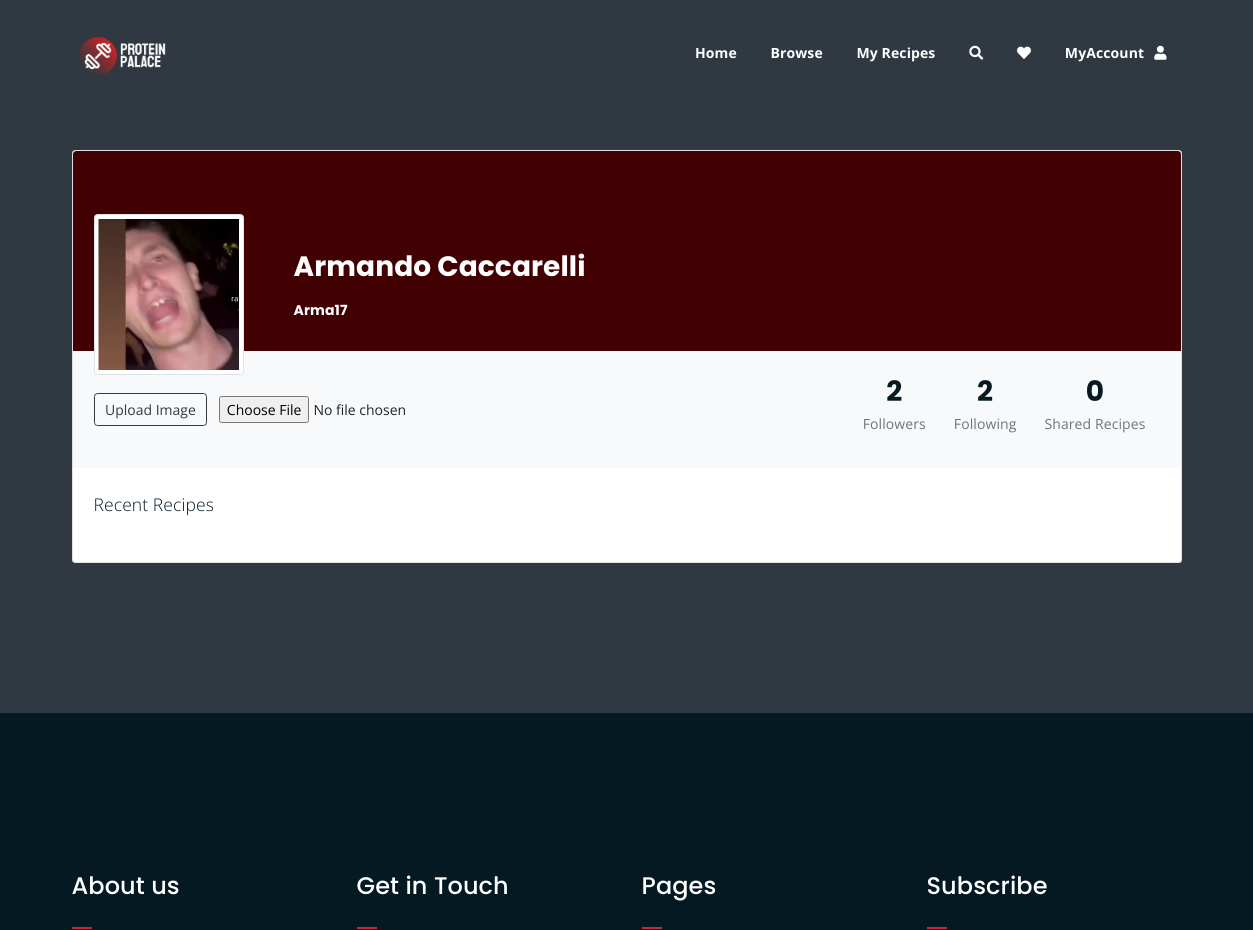
Page /profile/Arma17/ (signed in, upper part) on the earlier database version.
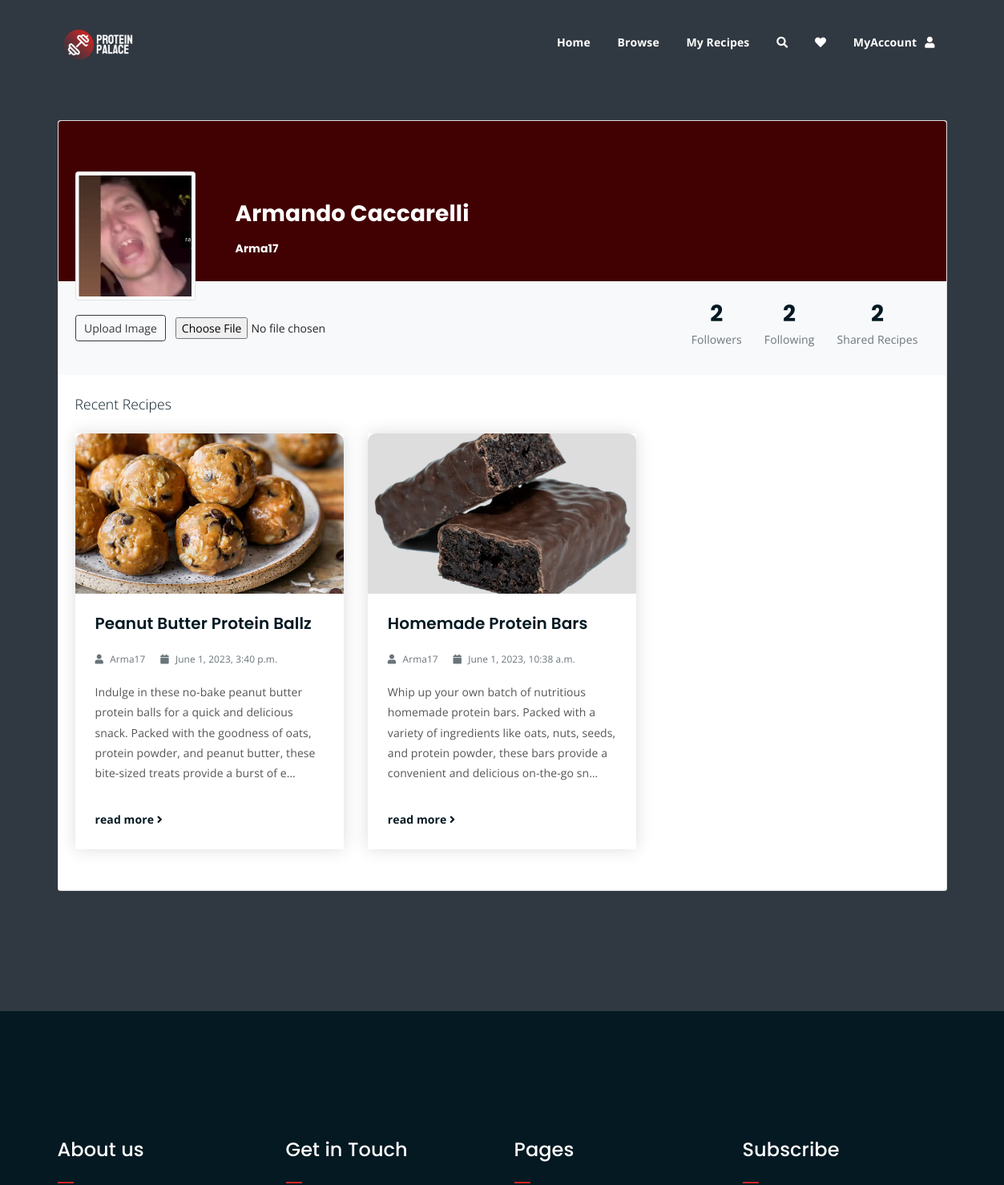
Same page on the later database version.
### ProteinPalaceApp/models.py (models this page shows, shortened)
class UserProfile(models.Model):
    user = models.OneToOneField(User, on_delete=models.CASCADE)
    following = models.ManyToManyField(User, related_name='followers', blank=True)
    favouriteRecipes = models.ManyToManyField('Recipe')
    profilePicture = models.ImageField(upload_to=user_profile_picture_filename, blank=True)
    createdAt = models.DateTimeField(auto_now_add=True)
    updatedAt = models.DateTimeField(auto_now=True)

class Recipe(models.Model):
    user = models.ForeignKey(User, on_delete=models.SET_NULL, null=True)
    name = models.CharField(max_length=255)
    image = models.ImageField(upload_to=recipe_image_filename)
    description = models.TextField()
    category = models.ForeignKey('Category', on_delete=models.CASCADE)
    comments = models.ManyToManyField('Comment', blank=True)
    createdAt = models.DateTimeField(auto_now_add=True)
    updatedAt = models.DateTimeField(auto_now=True)

### users/views.py (the view)
# urls.py: path('profile/<str:username>/', user_views.profile, name='profile'),
@login_required
def profile(request, username):
    if request.method == 'POST':
        form = ProfilePictureForm(request.POST, request.FILES)
        if form.is_valid():
            profile_picture = form.cleaned_data['profilePicture']
            user_profile = request.user.userprofile
            user_profile.profilePicture = profile_picture
            user_profile.save()
            return redirect('profile', username=request.user.username)
        elif 'follow' in request.POST:
            user = get_object_or_404(User, username=username)
            if request.user != user:
                request.user.userprofile.following.add(user)
        elif 'unfollow' in request.POST:
            user = get_object_or_404(User, username=username)
            request.user.userprofile.following.remove(user)
    else:
        form = ProfilePictureForm()
    user = get_object_or_404(User, username=username)
    recipes = Recipe.objects.filter(user=user).order_by('-createdAt')[:3]
    context = {'user': user,
               'title': user.username,
               'recipes': recipes,
               'form': form
              }
    return render(request, 'users/profile.html', context=context)

### users/forms.py
class ProfilePictureForm(forms.ModelForm):
    profilePicture = forms.ImageField(
        label='Change profile picture',
        widget=forms.ClearableFileInput(attrs={'class': 'btn ', 'accept': 'image/*'})
    )
    class Meta:
        model = UserProfile
        fields = ('profilePicture',)

### templates/users/profile.html (shortened to what the changed rows need)
{% extends 'index.html' %}
{%load static %}
{% block content %}
<section  class= "profile-container">
    <div class="container py-12 h-100">
      <div class="row d-flex justify-content-center align-items-center h-100">
        <div class="col col-lg-12 col-xl-12 mt-150 mb-150">
          <div class="card">
            <div class="rounded-top text-white d-flex flex-row" style="background-color: #410001; height:200px;">
                <div class=" ml-4 ms-4 mt-5 d-flex flex-column" style="width: 200px;">
                  {% if user.userprofile.profilePicture %}
                  <img src="{{ user.userprofile.profilePicture.url }}"
                  alt="Profile Picture"
                  class="img-fluid img-thumbnail mt-4 mb-2"
                  style="width: 150px; z-index: 1">
                  {% else %}
                  <img src="{% static 'img/placeholder.webp' %}"
                  alt="Profile Picture"
                  class="img-fluid img-thumbnail mt-4 mb-2 ml-4"
                  style="width: 150px; z-index: 1">
                  {% endif %}
              </div>
              <div class="ms-3" style="margin-top: 100px;">
                <h3 style="color:white;">{{ user.first_name }} {{ user.last_name }}</h5>
                <h6 style="color:white;">{{ user.username }}</h6>
              </div>
            </div>
            <div class="p-4 text-black" style="background-color: #f8f9fa;">
              <div class="d-flex justify-content-between text-center py-1">
                <div class="ml-auto d-flex">
                  <div class="px-3">
                    <p class="mb-1 h3">{{ user.userprofile.user.followers.count }}</p>
                    <p class="medium text-muted mb-0">Followers</p>
                  </div>
                  <div class="px-3">
                    <p class="mb-1 h3">{{ user.userprofile.following.count }}</p>
                    <p class="medium text-muted mb-0">Following</p>
                  </div>
                  <div class="px-3">
                    <p class="mb-1 h3">{{ user.recipe_set.count }}</p>
                    <p class="medium text-muted mb-0">Shared Recipes</p>
                  </div>
                </div>
              </div>
            </div>
            <div class="card-body p-4 text-black">
              <div class="row g-2">
                  {% for recipe in recipes %}
                  <div class="col-lg-4 col-md-6">
                    <div class="single-latest-news">
                        <a href="{% if recipe.pk %} {% url 'recipe-detail' recipe.pk %}{% endif %}">
                            <div class="latest-news-bg" style="background-image: url('{{ recipe.image.url }}');"></div>
                        </a>
                        <div class="news-text-box">
                            <h3><a href="{% if recipe.pk %} {% url 'recipe-detail' recipe.pk %}{% endif %}">{{ recipe.name }}</a></h3>
                            <p class="blog-meta">
                                <span class="author"><i class="fas fa-user"></i> {{ recipe.user.username }}</span>
                                <span class="date"><i class="fas fa-calendar"></i> {{ recipe.createdAt }}</span>
                            </p>
                            <p class="excerpt">{{ recipe.description |truncatechars:200 }}</p>
                            <a href="{% if recipe.pk %} {% url 'recipe-detail' recipe.pk %}{% endif %}" class="read-more-btn">read more <i class="fas fa-angle-right"></i></a>
                        </div>
                    </div>
                </div>
                  {% endfor %}
              </div>
          </div>
          </div>
        </div>
      </div>
    </div>
  </section>
{% endblock %}

Differences in the rows shown:
added Recipe: image (picture), name "Peanut Butter Protein Ballz", user.username "Arma17", createdAt "June 1, 2023, 3:40 p.m.", description "Indulge in these no-bake peanut butter protein balls for a quick and delicious snack. Packed with the goodness of oats, protein powder, and peanut butter, these bite-sized treats provide a burst of e…"
now on this page (row edited): Recipe: image (picture), name "Homemade Protein Bars", user.username "Arma17", createdAt "June 1, 2023, 10:38 a.m.", description "Whip up your own batch of nutritious homemade protein bars. Packed with a variety of ingredients like oats, nuts, seeds, and protein powder, these bars provide a convenient and delicious on-the-go sn…"
Other differences:
{{ user.recipe_set.count }}: "0" → "2"
